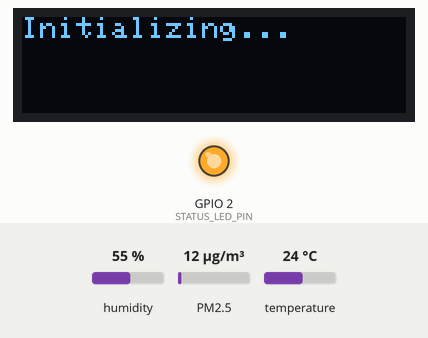
A sketch run on a simulated ESP32. Shown: 128×32 one-colour display, output pins drawn as LEDs (lit = HIGH). The test bench sets the inputs (shaded band); at power-on: humidity 55 %, PM2.5 12 µg/m³, temperature 24 °C. WiFi joins after 1.5 s; servers stay silent unless stated; what the sketch prints to the serial monitor is not drawn.

Above: at 2.0 s.
At 2.7 s:
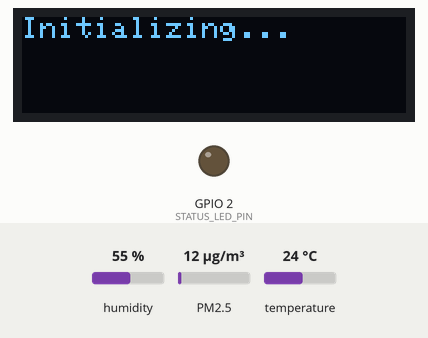
At 62.8 s:
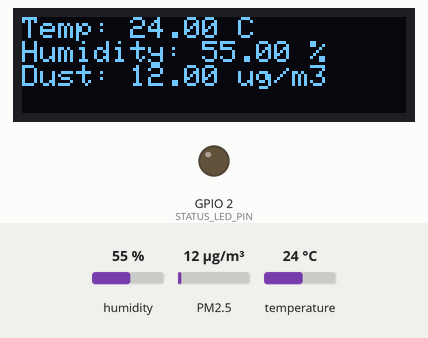
Timing chart, 0 to 64.3 s (numbered marks = the images above):
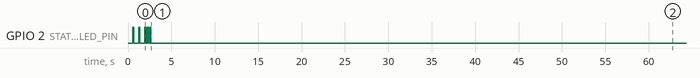

The sketch:

gp2y1014_wifi_interrupt_with_gp2y10_lib.ino
```cpp
#include <WiFi.h>
#include <AsyncTCP.h>
#include <HTTPClient.h>
#include <DHT.h>
#include <Adafruit_GFX.h>
#include <Adafruit_SSD1306.h>
#include <GP2YDustSensor.h>

// Pin Definitions
#define DHT_PIN 33        // DHT22 data pin
#define GP2Y10_LED_PIN 4  // GP2Y10 LED control pin
#define STATUS_LED_PIN 2  // Built-in LED for status indication

// OLED Configuration
#define SCREEN_WIDTH 128
#define SCREEN_HEIGHT 32
#define OLED_RESET -1
Adafruit_SSD1306 display(SCREEN_WIDTH, SCREEN_HEIGHT, &Wire, OLED_RESET);

// WiFi Configuration
const char* ssid = "4G-UFI-54C2";
const char* password = "1234567890";
const char* SERVER_URL = "http://128.199.84.24:8000/api/device/678b630f969c66c0ea3c359f";

// Constants
#define READINGS_PER_HOUR 60

// Sensor setup
DHT dht(DHT_PIN, DHT22);
GP2YDustSensor dustSensor(GP2Y10_LED_PIN, GP2Y10_LED_PIN);

// Data storage
float temperatureReadings[READINGS_PER_HOUR];
float humidityReadings[READINGS_PER_HOUR];
float dustReadings[READINGS_PER_HOUR];
int currentReadingIndex = 0;
bool arrayFull = false;

// Timing variables
hw_timer_t* timer = NULL;
portMUX_TYPE timerMux = portMUX_INITIALIZER_UNLOCKED;
volatile bool readyToRead = false;

// Function prototypes
void connectToWiFi();
bool sendHTTPRequest(const char* url, const char* payload);
void IRAM_ATTR onTimer();
void readSensors();
void displayData(float temp, float humidity, float dust);
void addReading(float temp, float humidity, float dust);
bool shouldSendData();
String calculateAverages();
void blinkLED(int times);

void setup() {
  // Initialize serial communication
  Serial.begin(115200);
  Serial.println("ESP32 Environmental Monitor Starting...");

  // Configure pins
  pinMode(STATUS_LED_PIN, OUTPUT);

  // Initialize sensors
  dht.begin();
  dustSensor.begin();

  // Initialize OLED display
  if (!display.begin(SSD1306_PAGEADDR, 0x3C)) {
    Serial.println("Failed to initialize OLED!");
    while (true);
  }
  display.clearDisplay();
  display.setTextSize(1);
  display.setTextColor(SSD1306_WHITE);
  display.setCursor(0, 0);
  display.println("Initializing...");
  display.display();

  // Connect to WiFi
  connectToWiFi();

  // Setup timer interrupt for 1 minute intervals
  timer = timerBegin(0, 80, true); // 80 prescaler for 1us ticks
  timerAttachInterrupt(timer, &onTimer, true);
  timerAlarmWrite(timer, 60000000, true); // 1 minute
  timerAlarmEnable(timer);
}

void loop() {
  // Check if timer triggered a read
  if (readyToRead) {
    portENTER_CRITICAL(&timerMux);
    readyToRead = false;
    portEXIT_CRITICAL(&timerMux);

    readSensors();

    // Check if it's time to send data
    if (shouldSendData()) {
      String payload = calculateAverages();
      Serial.println("Sending data to server: " + payload);

      if (sendHTTPRequest(SERVER_URL, payload.c_str())) {
        blinkLED(2);  // Indicate successful transmission
      } else {
        blinkLED(5);  // Indicate transmission failure
      }
    }
  }
}

void connectToWiFi() {
  Serial.print("Connecting to WiFi");
  WiFi.begin(ssid, password);

  while (WiFi.status() != WL_CONNECTED) {
    delay(500);
    Serial.print(".");
    blinkLED(1);
  }

  Serial.println("\nConnected to WiFi");
  Serial.print("IP Address: ");
  Serial.println(WiFi.localIP());
  blinkLED(3);
}

bool sendHTTPRequest(const char* url, const char* payload) {
  HTTPClient http;
  http.begin(url);
  http.addHeader("Content-Type", "application/json");

  int httpResponseCode = http.POST(payload);
  http.end();

  return httpResponseCode > 0;
}

void IRAM_ATTR onTimer() {
  portENTER_CRITICAL_ISR(&timerMux);
  readyToRead = true;
  portEXIT_CRITICAL_ISR(&timerMux);
}

void readSensors() {
  float temperature = dht.readTemperature();
  float humidity = dht.readHumidity();
  float dustDensity = dustSensor.getDustDensity();

  if (!isnan(temperature) && !isnan(humidity) && dustDensity >= 0) {
    addReading(temperature, humidity, dustDensity);
    displayData(temperature, humidity, dustDensity);
    Serial.printf("Temperature: %.2f°C, Humidity: %.2f%%, Dust: %.2fµg/m³\n",
                  temperature, humidity, dustDensity);
  } else {
    Serial.println("Error reading sensors!");
  }
}

void displayData(float temp, float humidity, float dust) {
  display.clearDisplay();
  display.setCursor(0, 0);
  display.printf("Temp: %.2f C\n", temp);
  display.printf("Humidity: %.2f %%\n", humidity);
  display.printf("Dust: %.2f ug/m3\n", dust);
  display.display();
}

void addReading(float temp, float humidity, float dust) {
  temperatureReadings[currentReadingIndex] = temp;
  humidityReadings[currentReadingIndex] = humidity;
  dustReadings[currentReadingIndex] = dust;

  currentReadingIndex++;
  if (currentReadingIndex >= READINGS_PER_HOUR) {
    currentReadingIndex = 0;
    arrayFull = true;
  }
}

bool shouldSendData() {
  return arrayFull && currentReadingIndex == 0;
}

String calculateAverages() {
  float tempSum = 0, humiditySum = 0, dustSum = 0;
  int count = arrayFull ? READINGS_PER_HOUR : currentReadingIndex;

  for (int i = 0; i < count; i++) {
    tempSum += temperatureReadings[i];
    humiditySum += humidityReadings[i];
    dustSum += dustReadings[i];
  }

  float tempAvg = tempSum / count;
  float humidityAvg = humiditySum / count;
  float dustAvg = dustSum / count;

  return "{\"temperature\":" + String(tempAvg, 2) + ",\"humidity\":" + String(humidityAvg, 2) + ",\"dust\":" + String(dustAvg, 2) + "}";
}

void blinkLED(int times) {
  for (int i = 0; i < times; i++) {
    digitalWrite(STATUS_LED_PIN, HIGH);
    delay(100);
    digitalWrite(STATUS_LED_PIN, LOW);
    delay(100);
  }
}
```
